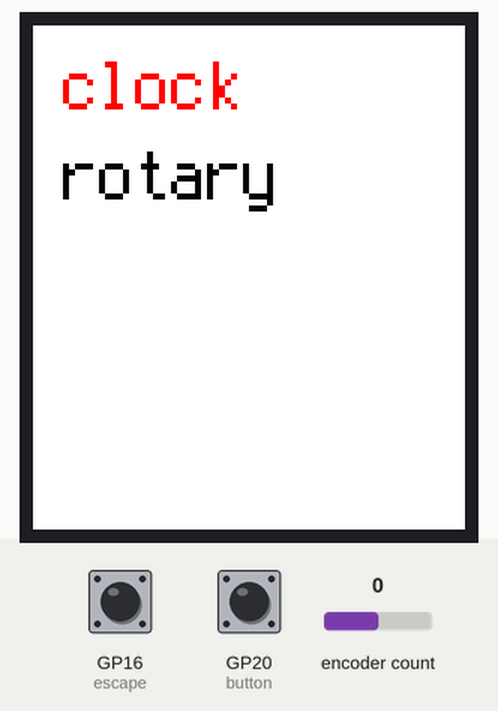
Recording of a program running on a simulated Raspberry Pi Pico running CircuitPython. On the bench: 144×168 colour display. The test bench sets the inputs (shaded band); at power-on: GP20 (button) HIGH, GP16 (escape) HIGH, encoder count 0. The clock reads 2024-03-15 10:24:30 at power-on unless the program sets it; requests to the public web service named in the program get a made-up reply in its usual format after 0.4 s (London, UTC, broken clouds, 64 % humidity, 1013 hPa unless stated); what the program prints to the serial console is not drawn.

Above: at 3.1 s.
3.2 s: GP20 (button) pulled LOW for 0.15 s
At 4.8 s:
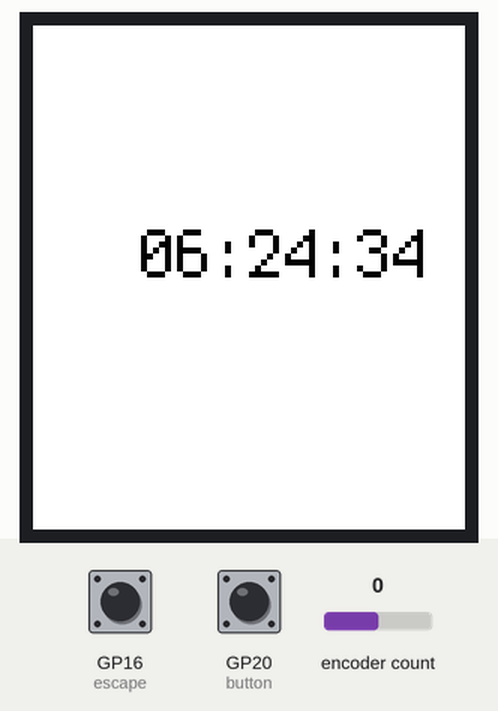
6.3 s: GP16 (escape) pulled LOW for 1 s
At 7.18 s:
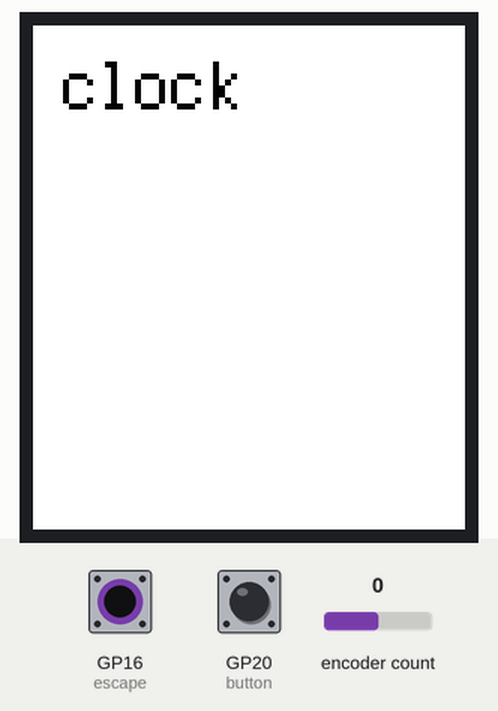
8.8 s: encoder count set to 1
At 9.6 s:
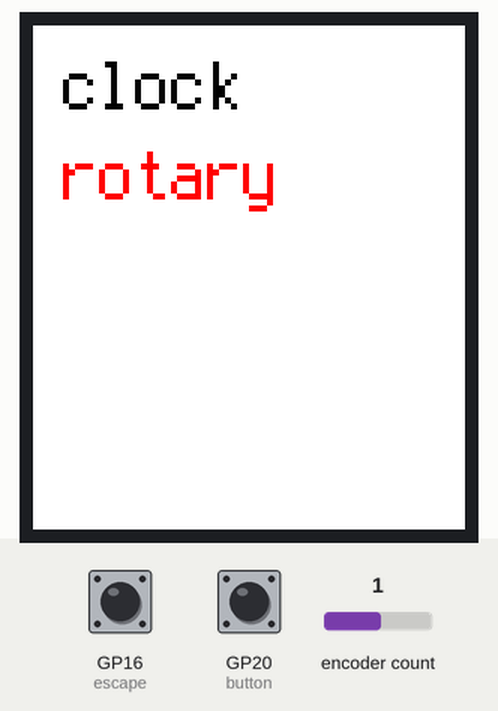
10.3 s: GP20 (button) pulled LOW for 1 s
At 10.7 s:
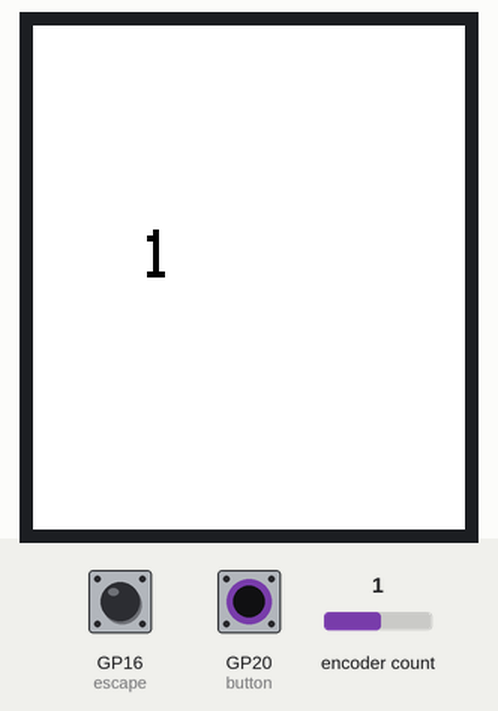
12.8 s: encoder count set to 2
At 13.8 s:
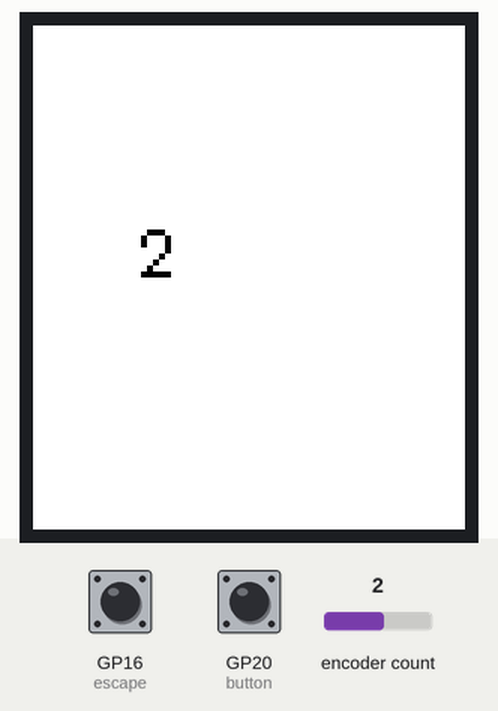
Timing chart, 0 to 15.3 s (numbered marks = the images above; inputs shaded):
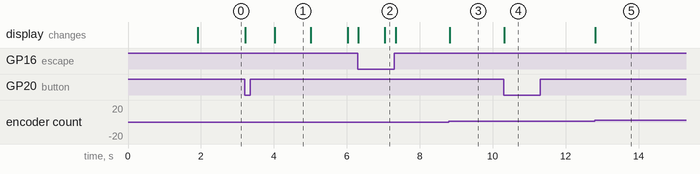

The program:

code.py
```python
# pyright: reportShadowedImports=false
import time

import adafruit_requests
import board
import busio
import digitalio
import displayio
import framebufferio
import rotaryio
import sharpdisplay
import socketpool
import wifi
from adafruit_datetime import datetime, timedelta
from adafruit_display_text.label import Label
from terminalio import FONT


def cache(func):
    """Simple cache decorator that stores function results"""
    cache_dict = {}

    def wrapper(*args, **kwargs):
        # Create a key from arguments
        key = str(args) + str(kwargs)

        # Return cached result if available
        if key in cache_dict:
            return cache_dict[key]

        # Otherwise compute and cache the result
        result = func(*args, **kwargs)
        cache_dict[key] = result
        return result

    return wrapper


def simple_label(text):
    return Label(
        font=FONT,
        text=text,
        x=36,  # Adjusted X position to center for 144 width
        y=76,  # Adjusted Y position to center for 168 height
        scale=2,
        line_spacing=1.2,
        color=0x000000,
    )


class App:
    def __init__(self, controller):
        self.controller = controller

    def enter(self):
        pass

    def exit(self):
        pass

    def update(self):
        pass


class Clock(App):
    def enter(self):
        self.text_label = simple_label("00:00:00")
        self.controller.clear_display()
        self.controller.add_widget(self.text_label)

    def update(self):
        self.text_label.text = self.controller.get_time()


class Rotary(App):
    def enter(self):
        self.text_label = simple_label("0")
        self.controller.clear_display()
        self.controller.add_widget(self.text_label)

    def update(self):
        self.text_label.text = str(self.controller.encoder.position)


class Menu(App):
    def enter(self):
        self.controller.clear_display()

        self.chosen_index = 0
        self.labels = []

        y = 20

        for app in self.controller.apps:
            if app == "menu":
                continue

            label = Label(
                font=FONT,
                text=app,
                x=10,  # Adjusted X position to center for 144 width
                y=y,  # Adjusted Y position to center for 168 height
                scale=2,
                line_spacing=1.2,
                color=0x000000,
            )

            self.controller.add_widget(label)
            self.labels.append(label)

            y += 30

    def update(self):
        if self.controller.button.value == 0:
            selected_app = self.labels[self.chosen_index].text
            self.controller.run(selected_app)

        self.chosen_index = self.controller.encoder.position % (
            len(self.controller.apps) - 1
        )

        for i, label in enumerate(self.labels):
            if i == self.chosen_index:
                label.color = 0xFF0000
            else:
                label.color = 0x000000


class Controller:
    def __init__(self):
        self.connect_wifi("Fios-gLwY5", "stem65fan74grew")
        self.fetch_reference_time()
        self.setup_physical_inputs()
        self.setup_display()

        print("Display up complete!")

        self.apps = {
            "clock": Clock(self),
            "rotary": Rotary(self),
            "menu": Menu(self),
        }

        self.run("menu")

    def add_widget(self, widget):
        self.main_group.append(widget)

    def run(self, app_name):
        if hasattr(self, "current_app") and self.current_app:
            self.current_app.exit()

        self.current_app = self.apps[app_name]
        self.current_app.enter()

    def setup_physical_inputs(self):
        self.button = digitalio.DigitalInOut(board.GP20)
        self.button.direction = digitalio.Direction.INPUT
        self.button.pull = digitalio.Pull.UP  # Use internal pull-up resistor

        self.escape = digitalio.DigitalInOut(board.GP16)
        self.escape.direction = digitalio.Direction.INPUT
        self.escape.pull = digitalio.Pull.UP  # Use internal pull-up resistor

        self.encoder = rotaryio.IncrementalEncoder(board.GP0, board.GP1)

    def setup_display(self):
        displayio.release_displays()
        spi = busio.SPI(board.GP18, MOSI=board.GP19)
        framebuffer = sharpdisplay.SharpMemoryFramebuffer(spi, board.GP17, 144, 168)
        self.display = framebufferio.FramebufferDisplay(framebuffer)
        self.main_group = displayio.Group()
        self.display.root_group = self.main_group

    def connect_wifi(self, ssid, password):
        print("Connecting to WiFi...")
        wifi.radio.connect(ssid, password)
        print(f"Connected! {wifi.radio.ipv4_address}")

    def clear_display(self, color=0xFFFFFF):
        while len(self.main_group) > 0:
            self.main_group.pop()

        self.main_group.append(self.create_background(self.display, color))

    @cache
    def socketpool(self):
        # Make sure WiFi is connected before calling this method
        return socketpool.SocketPool(wifi.radio)

    @cache
    def requests(self):
        return adafruit_requests.Session(self.socketpool())

    def fetch_reference_time(self):
        try:
            response = self.requests().get(
                "http://worldtimeapi.org/api/timezone/Etc/UTC"
            )
            time_data = response.json()

            datetime_str = time_data["datetime"]
            dt = datetime.fromisoformat(datetime_str)
            self.reference_time = [dt, time.time()]

            print(f"Finished setting reference time: {dt}")
        except Exception as e:
            print(f"Error getting time: {e}")
        finally:
            if "response" in locals():
                response.close()

    def get_time(self):
        if not hasattr(self, "reference_time"):
            return "no ref time"

        dt, at_time = self.reference_time
        elapsed = time.time() - at_time

        new_dt = datetime.fromtimestamp(dt.timestamp() + int(elapsed))
        # convert to local time (Eastern)
        new_dt = new_dt - timedelta(hours=4)
        return f"{new_dt.hour:02}:{new_dt.minute:02}:{new_dt.second:02}"

    def create_background(self, display, color):
        # Create a bitmap for the background
        bitmap = displayio.Bitmap(display.width, display.height, 1)
        palette = displayio.Palette(1)
        palette[0] = color

        # Create and return a TileGrid to display the bitmap
        background = displayio.TileGrid(bitmap, pixel_shader=palette, x=0, y=0)
        return background

    def loop(self):
        # The display will continue to show the image.
        # An empty loop can keep the program from exiting.
        while True:
            if self.escape.value == 0:
                self.run("menu")

            self.current_app.update()

        # if not self.button.value:
        #     self.text_label.text = self.get_time()
        # elif not self.escape.value:
        #     self.text_label.text = "Escape!"
        #     self.encoder.position = 0
        # else:
        #     self.text_label.text = str(self.encoder.position)
        # self.display.refresh()


controller = Controller()
controller.loop()
```

Measured:
- after the input at 3.2 s, the display: first changes at once (image 1 shows a later state)
- after the input at 6.3 s, the display: first changes at once (image 2 shows a later state)
- after the input at 8.8 s, the display: changes at once (image 3)
- after the input at 10.3 s, the display: changes at once (image 4)
- after the input at 12.8 s, the display: changes at once (image 5)
- what the display in image 1 shows lasts 1.0 s, from 4.0 s to 5.0 s
